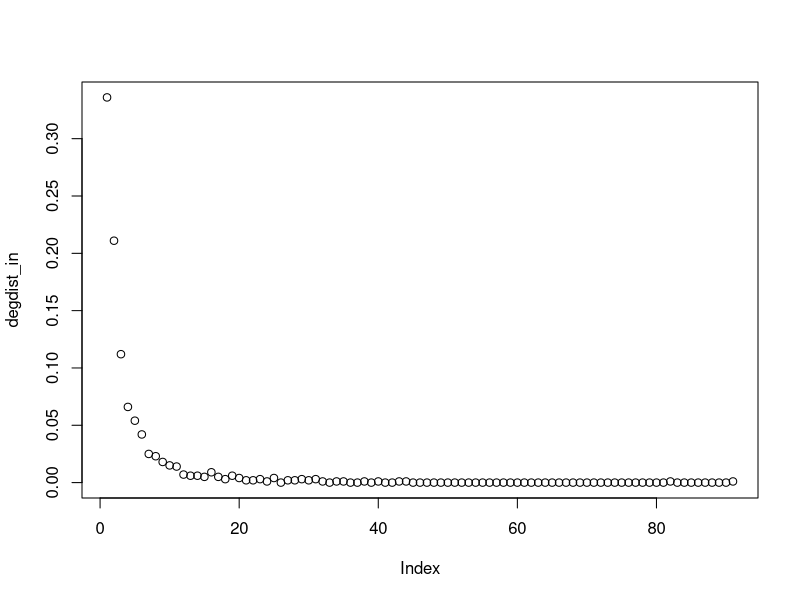
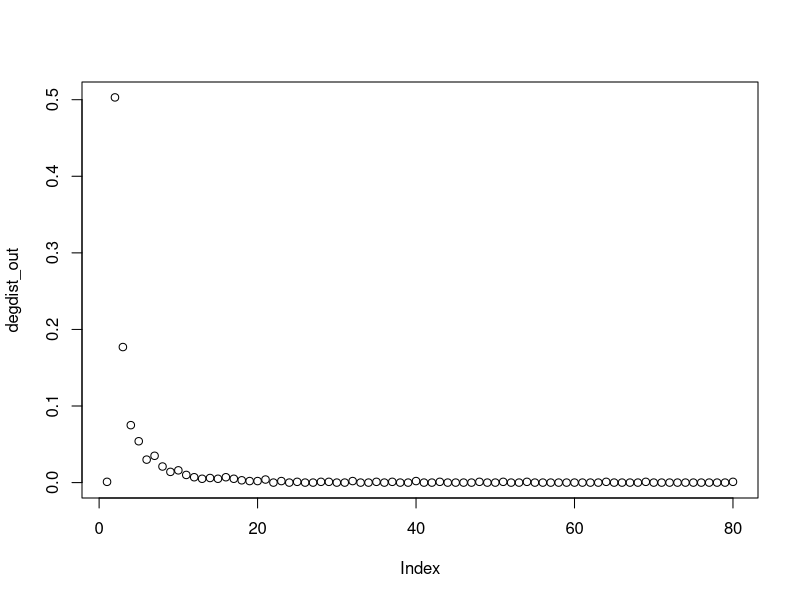

Source code (R) for these figures, in order: (Note: this script raises an error after producing the figures.)
#######################################################
# EE232E Homework 1
# 	Kyeong Ho Moon (104617357)
# 	Duckha Hwang   ()
# April 13, 2016
#######################################################


#######################################################
##### 0. load library
library(igraph)

#######################################################
##### 4(a)
n = 1000
fw.prob = 0.37
bw.factor = 0.32/0.37

g_4a <- forest.fire.game(n,fw.prob,bw.factor)
degdist_in <- degree.distribution(g_4a, mode="in")
degdist_out <- degree.distribution(g_4a, mode="out")
plot(degdist_in)
plot(degdist_out)

##### 4(b)
diameter(g_4a)

##### 4(c)
c <- fastgreedy.community(g_4a)
print(modularity(c))



